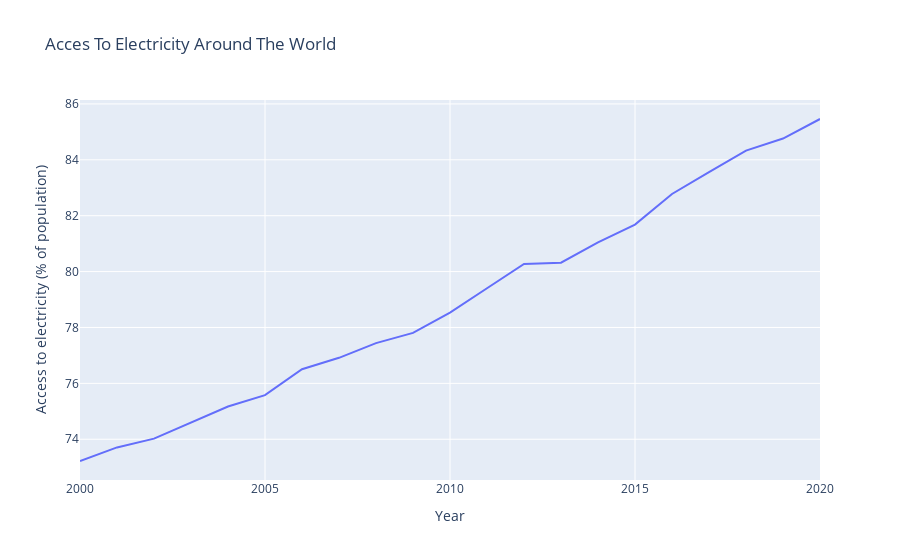

Here is the notebook cell this chart was saved with:
### Code cell
px.line(x = "Year", y = "Access to electricity (% of population)" ,data_frame=data2, title = "Acces To Electricity Around The World")

### Figure 1 — Plotly figure (JSON) as saved in the notebook; plotly's stock layout.template omitted (floating-point values rounded to 4 significant figures)
{"data": [{"hovertemplate": "Year=%{x}<br>Access to electricity (% of population)=%{y}<extra></extra>", "legendgroup": "", "line": {"color": "#636efa", "dash": "solid"}, "marker": {"symbol": "circle"}, "mode": "lines", "name": "", "orientation": "v", "showlegend": false, "type": "scatter", "x": [2000, 2001, 2002, 2003, 2004, 2005, 2006, 2007, 2008, 2009, 2010, 2011, 2012, 2013, 2014, 2015, 2016, 2017, 2018, 2019, 2020], "xaxis": "x", "y": [73.22, 73.71, 74.02, 74.59, 75.17, 75.58, 76.51, 76.91, 77.44, 77.8, 78.53, 79.4, 80.28, 80.32, 81.05, 81.68, 82.78, 83.56, 84.33, 84.76, 85.46], "yaxis": "y"}], "layout": {"legend": {"tracegroupgap": 0}, "title": {"text": "Acces To Electricity Around The World"}, "xaxis": {"anchor": "y", "domain": [0, 1], "title": {"text": "Year"}}, "yaxis": {"anchor": "x", "domain": [0, 1], "title": {"text": "Access to electricity (% of population)"}}}}
